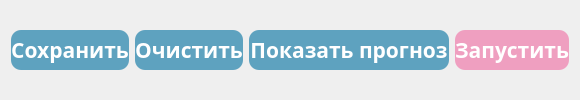
     <widget class="QWidget" name="bottomWidget" native="true">
      <property name="sizePolicy">
       <sizepolicy hsizetype="Preferred" vsizetype="Fixed">
        <horstretch>0</horstretch>
        <verstretch>0</verstretch>
       </sizepolicy>
      </property>
      <property name="minimumSize">
       <size>
        <width>0</width>
        <height>60</height>
       </size>
      </property>
      <property name="baseSize">
       <size>
        <width>0</width>
        <height>0</height>
       </size>
      </property>
      <layout class="QHBoxLayout" name="horizontalLayout">
       <item>
        <widget class="QPushButton" name="savePushButton">
         <property name="enabled">
          <bool>true</bool>
         </property>
         <property name="minimumSize">
          <size>
           <width>0</width>
           <height>30</height>
          </size>
         </property>
         <property name="maximumSize">
          <size>
           <width>170</width>
           <height>16777215</height>
          </size>
         </property>
         <property name="font">
          <font>
           <family>Optima</family>
           <pointsize>16</pointsize>
           <bold>true</bold>
          </font>
         </property>
         <property name="styleSheet">
          <string notr="true">QPushButton {
     border: none;
	height: 40px;
     border-radius: 10px;
	background-color: #5EA2BF;
	color: white;
 }
 QPushButton:pressed {
     border: 2px solid rgb(73, 127, 152);
	background-color: rgb(97, 168, 202);
 }
 QPushButton:disabled {
	color: rgb(194, 194, 194);
	background-color: rgb(122, 155, 176);
 }</string>
         </property>
         <property name="text">
          <string comment="ава" extracomment="ввв">Сохранить</string>
         </property>
        </widget>
       </item>
       <item>
        <widget class="QPushButton" name="clearPushButton">
         <property name="enabled">
          <bool>true</bool>
         </property>
         <property name="minimumSize">
          <size>
           <width>0</width>
           <height>30</height>
          </size>
         </property>
         <property name="maximumSize">
          <size>
           <width>170</width>
           <height>16777215</height>
          </size>
         </property>
         <property name="font">
          <font>
           <family>Optima</family>
           <pointsize>16</pointsize>
           <bold>true</bold>
          </font>
         </property>
         <property name="styleSheet">
          <string notr="true">QPushButton {
     border: none;
	height: 40px;
     border-radius: 10px;
	background-color: #5EA2BF;
	color: white;
 }
 QPushButton:pressed {
     border: 2px solid rgb(73, 127, 152);
	background-color: rgb(97, 168, 202);
 }
 QPushButton:disabled {
	color: rgb(194, 194, 194);
	background-color: rgb(122, 155, 176);
 }</string>
         </property>
         <property name="text">
          <string comment="ава" extracomment="ввв">Очистить</string>
         </property>
        </widget>
       </item>
       <item>
        <widget class="QPushButton" name="showResPushButton">
         <property name="enabled">
          <bool>true</bool>
         </property>
         <property name="minimumSize">
          <size>
           <width>200</width>
           <height>30</height>
          </size>
         </property>
         <property name="maximumSize">
          <size>
           <width>170</width>
           <height>16777215</height>
          </size>
         </property>
         <property name="font">
          <font>
           <family>Optima</family>
           <pointsize>16</pointsize>
           <bold>true</bold>
          </font>
         </property>
         <property name="styleSheet">
          <string notr="true">QPushButton {
     border: none;
	height: 40px;
     border-radius: 10px;
	background-color: #5EA2BF;
	color: white;
 }
 QPushButton:pressed {
     border: 2px solid rgb(73, 127, 152);
	background-color: rgb(97, 168, 202);
 }
 QPushButton:disabled {
	color: rgb(194, 194, 194);
	background-color: rgb(122, 155, 176);
 }</string>
         </property>
         <property name="text">
          <string comment="ава" extracomment="ввв">Показать прогноз</string>
         </property>
        </widget>
       </item>
       <item>
        <widget class="QWidget" name="widget_16" native="true">
         <layout class="QHBoxLayout" name="horizontalLayout_16">
          <property name="leftMargin">
           <number>0</number>
          </property>
          <property name="topMargin">
           <number>0</number>
          </property>
          <property name="rightMargin">
           <number>0</number>
          </property>
          <property name="bottomMargin">
           <number>0</number>
          </property>
          <item>
           <widget class="QPushButton" name="startPushButton">
            <property name="enabled">
             <bool>true</bool>
            </property>
            <property name="minimumSize">
             <size>
              <width>0</width>
              <height>30</height>
             </size>
            </property>
            <property name="maximumSize">
             <size>
              <width>170</width>
              <height>16777215</height>
             </size>
            </property>
            <property name="font">
             <font>
              <family>Optima</family>
              <pointsize>16</pointsize>
              <bold>true</bold>
             </font>
            </property>
            <property name="styleSheet">
             <string notr="true">QPushButton {
     border: none;
	height: 40px;
     border-radius: 10px;
	background-color: #EF9FC0;
	color: white;
 }
 QPushButton:pressed {
     border: 2px solid rgb(208, 140, 172);
	background-color: rgb(250, 165, 202);
 }
 QPushButton:disabled {
	color: rgb(194, 194, 194);
	background-color:rgb(171, 126, 153);
 }</string>
            </property>
            <property name="text">
             <string comment="ава" extracomment="ввв">Запустить</string>
            </property>
           </widget>
          </item>
         </layout>
        </widget>
       </item>
      </layout>
     </widget>
